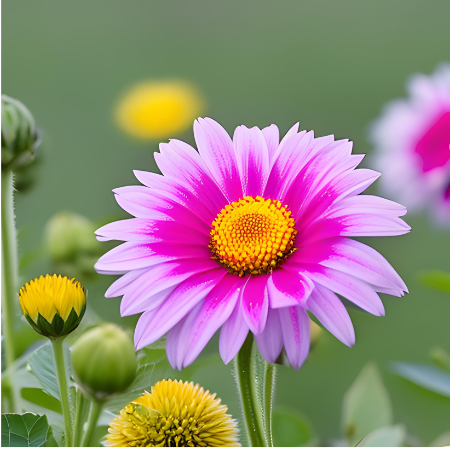
#> input picture flower.png, 452 x 449 px
$ python canny_edge_detection.py   (older library calls are emulated)
#> lines starting #> are read from the running program, lines starting #| are printed output that depends on the picture
import cv2
import numpy as np

def canny_edge_detection(image, sigma=1.0, low_threshold=50, high_threshold=100):
    # Step 1: Noise Reduction with Gaussian Smoothing
#> called with sigma = 1, low_threshold = 60, high_threshold = 160
    blurred_image = cv2.GaussianBlur(image, (5, 5), sigma)
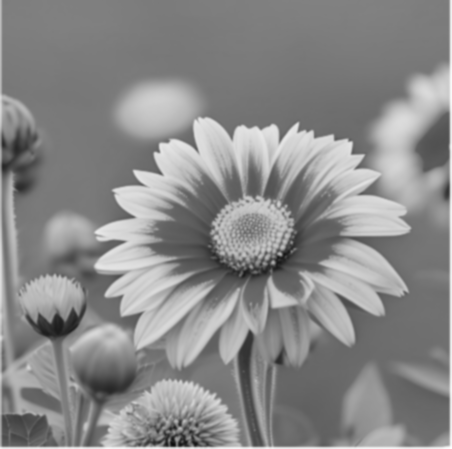
#> blurred_image: shape (449, 452); min 11, max 255, mean 137.1
    cv2.imwrite('noise_reduction.png', blurred_image)
    # Step 2: Gradient Calculation
    gradient_x = cv2.Sobel(blurred_image, cv2.CV_64F, 1, 0, ksize=3)
    gradient_y = cv2.Sobel(blurred_image, cv2.CV_64F, 0, 1, ksize=3)
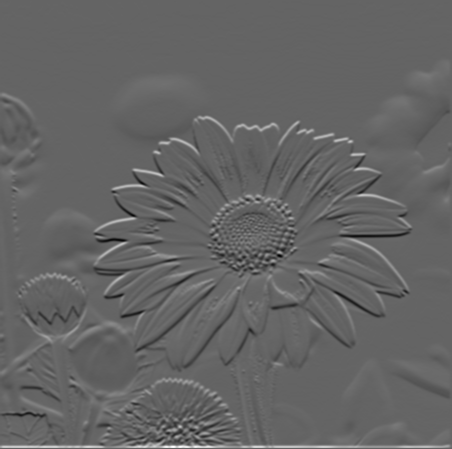
#> gradient_y: shape (449, 452) float64; min -393, max 602, mean 1.7; drawn with min black and max white

    gradient_magnitude = np.sqrt(gradient_x**2 + gradient_y**2)
    gradient_orientation = np.arctan2(gradient_y, gradient_x)
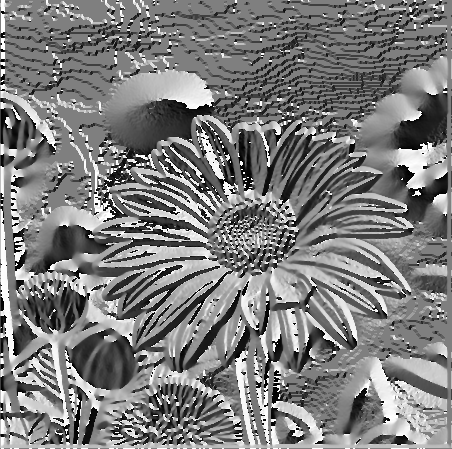
#> gradient_orientation: shape (449, 452) float64; min -3.14, max 3.14, mean -0.0516; drawn with min black and max white
    cv2.imwrite('sobel_gradient.png', gradient_magnitude)
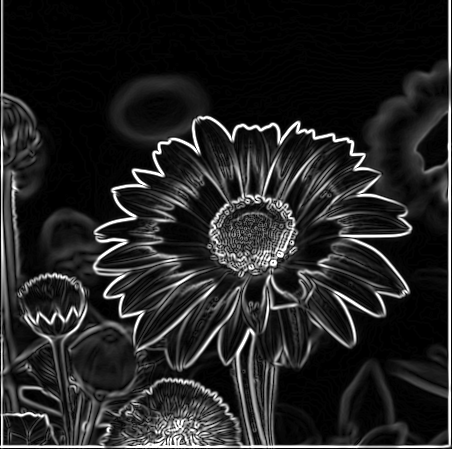
#> saved as sobel_gradient.png: shape (449, 452); min 0, max 255, mean 35.8

    # Step 3: Non-Maximum Suppression
    suppressed_gradient = np.zeros_like(gradient_magnitude)
    for i in range(1, gradient_magnitude.shape[0] - 1):
        for j in range(1, gradient_magnitude.shape[1] - 1):
            angle = gradient_orientation[i, j] * (180.0 / np.pi)
            if (0 <= angle < 22.5) or (157.5 <= angle <= 180):
                neighbor_magnitudes = [gradient_magnitude[i, j - 1], gradient_magnitude[i, j + 1]]
            elif (22.5 <= angle < 67.5):
                neighbor_magnitudes = [gradient_magnitude[i - 1, j + 1], gradient_magnitude[i + 1, j - 1]]
            elif (67.5 <= angle < 112.5):
                neighbor_magnitudes = [gradient_magnitude[i - 1, j], gradient_magnitude[i + 1, j]]
            else:
                neighbor_magnitudes = [gradient_magnitude[i - 1, j - 1], gradient_magnitude[i + 1, j + 1]]

            if gradient_magnitude[i, j] >= max(neighbor_magnitudes):
                suppressed_gradient[i, j] = gradient_magnitude[i, j]
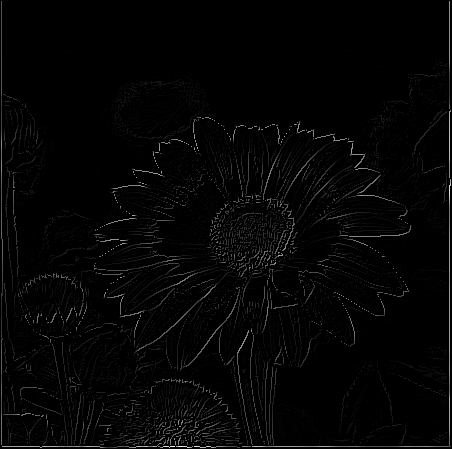
#> suppressed_gradient: shape (449, 452) float64; min 0, max 602, mean 11.5; drawn with min black and max white
    cv2.imwrite('suppression.png', suppressed_gradient)


    # Step 4: Double Thresholding
    edges = np.zeros_like(suppressed_gradient)
    edges[(suppressed_gradient >= high_threshold)] = 255
    weak_edges = np.zeros_like(suppressed_gradient)
    weak_edges[(suppressed_gradient >= low_threshold) & (suppressed_gradient < high_threshold)] = 255
    cv2.imwrite('double_thresholding.png', edges)
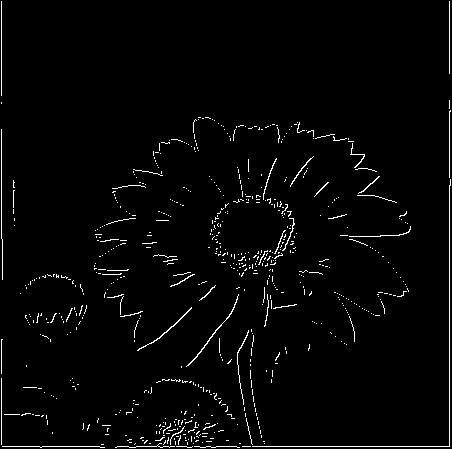
#> saved as double_thresholding.png: shape (449, 452); 2.3% white in thin lines or dots


    # Step 5: Edge Tracking by Hysteresis
    rows, cols = edges.shape
    for i in range(1, rows - 1):
        for j in range(1, cols - 1):
            if edges[i, j] == 255:
                for x in range(-1, 2):
                    for y in range(-1, 2):
                        if weak_edges[i + x, j + y] == 255:
                            edges[i + x, j + y] = 255

    return edges

# Load an image
image = cv2.imread('flower.png', cv2.IMREAD_GRAYSCALE)

# Apply Canny edge detection
canny_edges = canny_edge_detection(image, sigma=1, low_threshold=60, high_threshold=160)
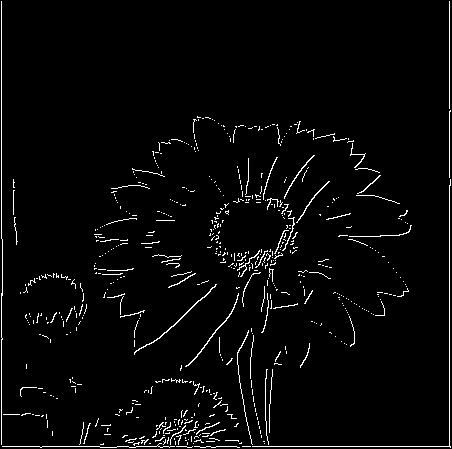
#> canny_edges: shape (449, 452) float64; 3% white in thin lines or dots

# Save the Canny edges as an image file
cv2.imwrite('canny_edges.jpg', canny_edges)
